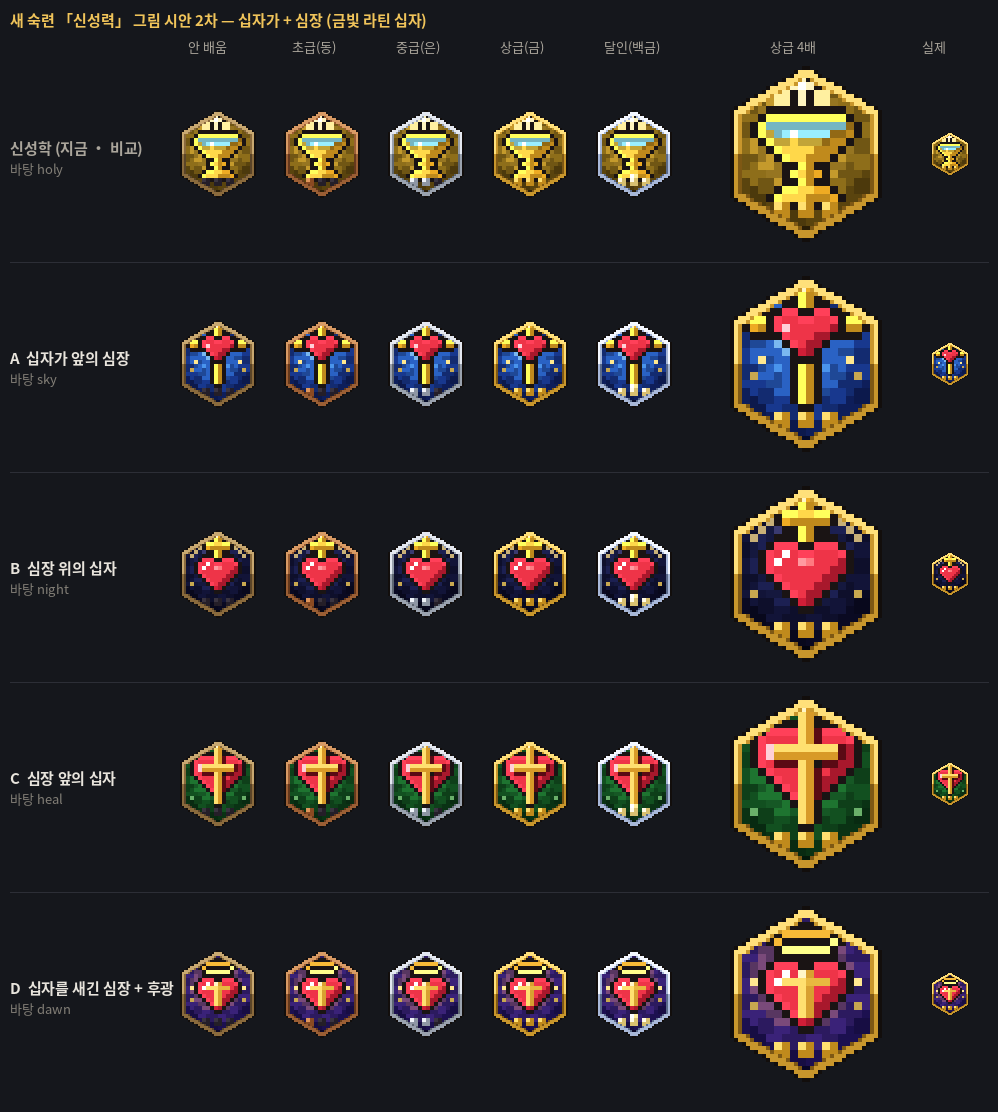

Python code for this plot:
"""빌드 69 — 새 숙련 「신성력」 그림 시안 2차: 십자가 + 심장 (11-13 17:41 사용자 「신성력 시안은 이번에는 십자가+심장을 사용해서 디자인 해보고」)
- 틀 · 단계 점은 숙련 B안 그대로(m_v69 · m_v63과 같은 길): 안 배움 · 초급(동) · 중급(은) · 상급(금) · 달인(백금).
- 십자는 모두 금빛 라틴 십자(아래 팔이 긴 꼴). 적십자 표장(흰 바탕 붉은 십자) · 붉은 바탕 흰 정십자 · 흰 테 두른 검은 십자는 쓰지 않는다.
  A 십자가 앞의 심장(큰 금빛 십자 한가운데 붉은 심장 · sky) · B 심장 위의 십자(큰 심장 갈래에서 솟은 작은 십자 · night)
  C 심장 앞의 십자(큰 심장 앞에 선 금빛 십자 · heal) · D 십자를 새긴 심장 + 후광(심장 속 금빛 십자 · 머리 위 후광 · dawn)
python3 m_v69b.py → m_v69b.png"""
import sys, pathlib
sys.path.insert(0, str(pathlib.Path(__file__).parent))
import cell, b4
from cell import Art
from lib import *
from spr import *
from mast import TIER, FRAME, FRAME0
from m_v63 import FRAME4
from c_cleric import BIGHEART
from m_v69 import motes, HALO, GLD, GLD2, PALEG
def A_(theme, **k): return bg(Art(), theme, **k)
GOLDP = {'y': ('#ffd84a', 6), 'Y': ('#c08a1c', 6), 'h': ('#fff6c8', 1)}
def latin(top, bar, bottom, L, dy=0):
    """라틴 십자 칸: 세로 기둥 x7(밝음) · x8(그늘) top~bottom, 가로 팔은 bar · bar+1 줄, 팔 길이 L칸(양쪽 같게)"""
    cm = {}
    for y in range(top, bottom + 1): cm[(7, y)] = 'y'; cm[(8, y)] = 'Y'
    for x in range(7 - L, 9 + L): cm[(x, bar)] = 'y'; cm[(x, bar + 1)] = 'Y'
    cm[(7, top)] = 'h'
    return shift(cm, 0, dy)
SHEART = (['.11..11.', '11111111', '1w111112', '.111122.', '..1122..', '...22...'], {'1': ('#ee3448', 13), '2': ('#a8182c', 13), 'w': ('#ffd0d8', 1)})
# ── A 십자가 앞의 심장 ──
def g_x_a(a, dy=0):
    glow(a, 7.5, 7.0 + dy, 5.2, ['#2a62c4', '#7ab8f0', '#d8ecff'])
    sp(a, grid(latin(1, 5, 15, 6, dy)), GOLDP)
    sp(a, SHEART, 4, 4 + dy)
    motes(a, [(1, 12 + dy, 2), (2, 10 + dy, 1), (14, 12 + dy, 2), (13, 10 + dy, 1)])
# ── B 심장 위의 십자 ──
def g_x_b(a, dy=0):
    glow(a, 7.5, 4.0 + dy, 3.8, ['#3a3a70', '#a89870', '#fff0b0'])
    sp(a, grid(latin(1, 3, 8, 2, dy)), GOLDP)
    sp(a, BIGHEART, 3, 7 + dy)
    for (x, y, c) in [(7, 9, '#ff9aa0'), (8, 9, '#ff7a80')]: a.set(x, y + dy, c)
    for i in range(3): a.set(3 - i, 4 + i + dy, '#c8b078'); a.set(12 + i, 4 + i + dy, '#c8b078')   # 비스듬한 빛 두 줄
    motes(a, [(1, 13 + dy, 2), (14, 13 + dy, 2)])
# ── C 심장 앞의 십자 ──
HEART12 = (['.1111..1111.',
            '111111111111',
            '1w1111111112',
            '1w1111111122',
            '111111111122',
            '.1111111122.',
            '..11111122..',
            '...111122...',
            '....1122....',
            '.....22.....'], {'1': ('#ee3448', 13), '2': ('#a8182c', 13), 'w': ('#ffd0d8', 1)})
def g_x_c(a, dy=0):
    """큰 심장 앞에 금빛 십자 — 십자는 검은 테 없이(테가 심장을 덮지 않게) 밝은 쪽 · 그늘 쪽 · 오른쪽 아래 그림자로만"""
    glow(a, 7.5, 8.5 + dy, 5.6, ['#1e7430', '#64c66a', '#d8f8c8'])
    sp(a, HEART12, 2, 4 + dy)
    cm = latin(1, 6, 15, 3, dy)
    for (x, y) in list(cm):   # 그림자: 오른쪽 · 아래 한 칸 (심장 위면 짙은 빨강, 바탕 위면 검정)
        for q in ((x + 1, y), (x, y + 1)):
            if q not in cm:
                c = a.get(*q)
                if c: a.set(q[0], q[1], '#5a0a14' if c[0] > 150 and c[1] < 100 else '#1a1414')
    for (x, y), ch in cm.items(): a.set(x, y, {'y': '#ffe070', 'Y': '#d89a28', 'h': '#fff6c8'}[ch])
    for (x, y) in [(7, 0 + dy + 1)]: a.set(x, y, '#fff6c8')
    motes(a, [(1, 3 + dy, 0), (14, 3 + dy, 0), (1, 14 + dy, 2), (14, 14 + dy, 2)], ('#f0fff0', '#b8f0b8', '#6ab06a'))
# ── D 십자를 새긴 심장 + 후광 ──
def g_x_d(a, dy=0):
    sp(a, HALO, 4, 3 + dy)
    sp(a, BIGHEART, 3, 7 + dy)
    cm = {}
    for y in range(8, 14): cm[(7, y)] = '#ffe070'; cm[(8, y)] = '#d8a030'
    for x in range(5, 11): cm[(x, 9)] = '#ffe070' if x < 8 else '#e8b840'
    cm[(7, 8)] = '#fff6c8'
    for (x, y), c in cm.items(): a.set(x, y + dy, c)
    motes(a, [(1, 12 + dy, 2), (1, 9 + dy, 1), (14, 12 + dy, 2), (14, 9 + dy, 1)])
OPTS = [('A', '십자가 앞의 심장', 'sky', g_x_a), ('B', '심장 위의 십자', 'night', g_x_b), ('C', '심장 앞의 십자', 'heal', g_x_c), ('D', '십자를 새긴 심장 + 후광', 'dawn', g_x_d)]
def art_x(k, lit):
    _, _, theme, g = {o[0]: o for o in OPTS}[k]
    a = A_(theme, cy=8.0, rays=12, k=0.3, hole=4)
    g(a, -1)
    if lit == 4: l, d = '#fffbe8', '#d8c070'
    else: l, d = TIER[lit - 1] if lit else ('#3a3440', '#241e28')
    for i in range(3):
        x = 4 + i * 3
        for (dx, dy) in ((0, 0), (1, 0), (0, 1), (1, 1)):
            a.set(x + dx, 16 + dy, (l if (dx, dy) == (0, 0) else d) if i < max(lit, 0) or lit == 4 else ('#3a3440' if (dx, dy) == (0, 0) else '#241e28'))
    if lit == 4: a.set(7, 15, '#ffffff'); a.set(8, 15, '#fff0a0')
    return a
def img_x(k, lit):
    art = art_x(k, lit)
    if not lit: return art.img('buff')
    im = art.img('buff'); px = im.load(); hb = b4.hexbase('buff').load()
    fr = FRAME4 if lit == 4 else FRAME[lit - 1]
    m = {b4.rgb(FRAME0[i]): b4.rgb(fr[i]) for i in range(3)}
    for y in range(48):
        for x in range(48):
            c = hb[x, y]
            if c[3] and c[:3] in m: px[x, y] = m[c[:3]] + (255,)
    return im
if __name__ == '__main__':
    from PIL import Image, ImageDraw, ImageFont
    f = ImageFont.truetype('/usr/share/fonts/opentype/noto/NotoSansCJK-Regular.ttc', 13, index=2)
    fb = ImageFont.truetype('/usr/share/fonts/opentype/noto/NotoSansCJK-Bold.ttc', 15, index=2)
    D = pathlib.Path(__file__).parent
    Z = 2; CW = 48 * Z + 8; LW = 170; BIG = 4; RH = 48 * BIG + 18
    rows = [('now', '신성학 (지금 · 비교)', 'holy')] + [(k, f'{k}  {nm}', th) for k, nm, th, g in OPTS]
    XB = LW + 5 * CW + 20; XR = XB + 48 * BIG + 24
    sh = Image.new('RGB', (XR + 48 + 24, 62 + len(rows) * RH), (21, 23, 28)); d = ImageDraw.Draw(sh)
    d.text((10, 8), '새 숙련 「신성력」 그림 시안 2차 — 십자가 + 심장 (금빛 라틴 십자)', font=fb, fill=(240, 196, 90))
    for t, tt in enumerate(['안 배움', '초급(동)', '중급(은)', '상급(금)', '달인(백금)']): d.text((LW + t * CW + 18, 36), tt, font=f, fill=(170, 165, 155))
    d.text((XB + 60, 36), '상급 4배', font=f, fill=(170, 165, 155)); d.text((XR - 4, 36), '실제', font=f, fill=(170, 165, 155))
    def get(k, t): return Image.open(D / 'final_snap_mast' / f'holy_{t}.png').convert('RGBA') if k == 'now' else img_x(k, t)
    for r, (k, name, th) in enumerate(rows):
        y0 = 58 + r * RH; yc = y0 + (48 * BIG - 48 * Z) // 2
        d.text((10, yc + 30), name, font=fb, fill=(232, 228, 220) if k != 'now' else (170, 165, 155))
        d.text((10, yc + 52), f'바탕 {th}', font=f, fill=(130, 126, 118))
        for t in range(5):
            z = cell.zoom(get(k, t), Z); sh.paste(z, (LW + t * CW, yc), z)
        zb = cell.zoom(get(k, 3), BIG); sh.paste(zb, (XB, y0), zb)
        im1 = get(k, 3); sh.paste(im1, (XR, y0 + (48 * BIG - 48) // 2), im1)
        if r: d.line([(10, y0 - 6), (sh.width - 10, y0 - 6)], fill=(44, 46, 54))
    out = D / 'm_v69b.png'; sh.save(out); print(out.name, sh.size)
